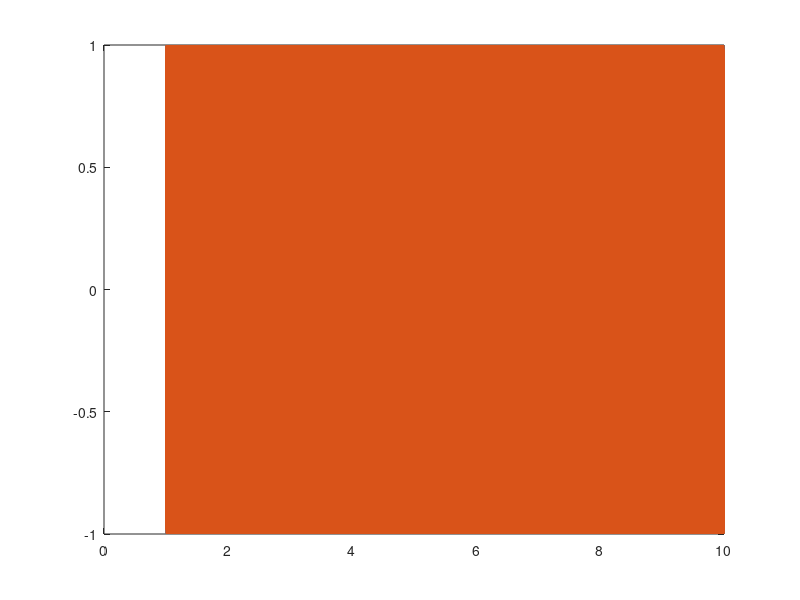

The MATLAB script that drew this image:
clear all; close all;
A = 1;
T = 10;
t = 1:0.0001:T;
f1 = 1600;
f2 = 1800;

#N = length(t)
#s = -A * ones(1, N);
#s(1:(N/2)) = A;
s1 = A * sin (2 * pi * f1 * t);
s2 = A * sin (2 * pi * f2 * t) ;
plot(t,s1);
hold on
plot(t, s2);

# x = A * sin(2 * pi * 10 * t);

#y = rms(s)